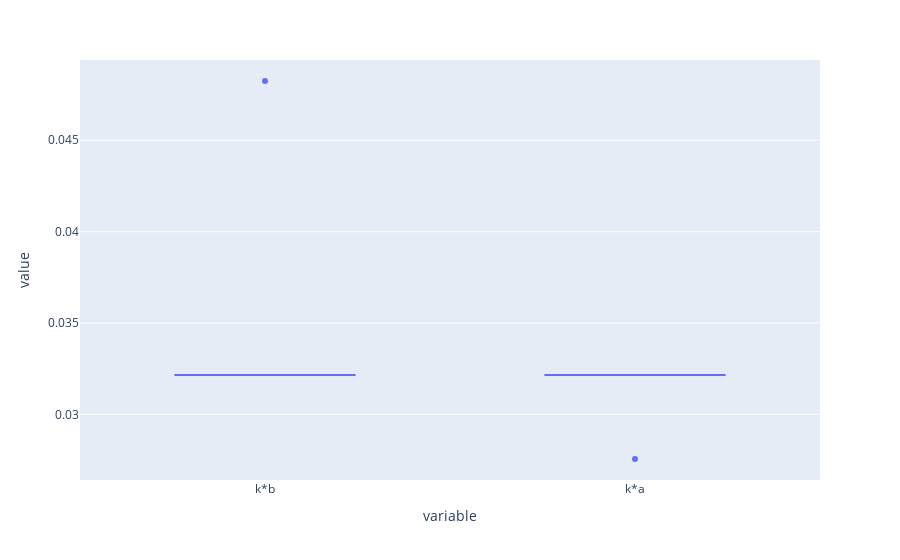

Notebook code cell kept with this figure:
### Markdown cell above
We can do the same with plotly instead of matplotlib to get immedeiate acces to the calculation.

### Code cell
import plotly.express as px
fig = px.box(Cu_slabs , y=["k*b", "k*a"], hover_name='Name', hover_data={'k1':True, 'k2':True})
fig.show()
#Hover with the mouse over the point

### Figure 1 — Plotly figure (JSON) as saved in the notebook; plotly's stock layout.template omitted (floating-point values rounded to 4 significant figures)
{"data": [{"alignmentgroup": "True", "customdata": [[7, 4], [6, 6], [6, 6], [6, 6], [6, 6], [6, 6], [6, 6], [0, 0], [7, 4], [6, 6], [6, 6], [6, 6], [6, 6], [6, 6], [6, 6], [0, 0]], "hovertemplate": "<b>%{hovertext}</b><br><br>variable=%{x}<br>value=%{y}<br>k1=%{customdata[0]}<br>k2=%{customdata[1]}<extra></extra>", "hovertext": ["100-clean-2x2x4", "100-clean-2x2x4-CO-1", "100-clean-2x2x4-O", "100-clean-2x2x4-H", "100-clean-2x2x4-OH-complete", "100-clean-2x2x4-OH-incomplete", "100-clean-2x2x4-OH-missmatch", "100-clean-2x2x4-OH-zeroAtoms", "100-clean-2x2x4", "100-clean-2x2x4-CO-1", "100-clean-2x2x4-O", "100-clean-2x2x4-H", "100-clean-2x2x4-OH-complete", "100-clean-2x2x4-OH-incomplete", "100-clean-2x2x4-OH-missmatch", "100-clean-2x2x4-OH-zeroAtoms"], "legendgroup": "", "marker": {"color": "#636efa"}, "name": "", "notched": false, "offsetgroup": "", "orientation": "v", "showlegend": false, "type": "box", "x": ["k*b", "k*b", "k*b", "k*b", "k*b", "k*b", "k*b", "k*b", "k*a", "k*a", "k*a", "k*a", "k*a", "k*a", "k*a", "k*a"], "x0": " ", "xaxis": "x", "y": [0.04824, 0.03216, 0.03216, 0.03216, 0.03216, 0.03216, 0.03216, null, 0.02757, 0.03216, 0.03216, 0.03216, 0.03216, 0.03216, 0.03216, null], "y0": " ", "yaxis": "y"}], "layout": {"boxmode": "group", "legend": {"tracegroupgap": 0}, "margin": {"t": 60}, "xaxis": {"anchor": "y", "domain": [0, 1], "title": {"text": "variable"}}, "yaxis": {"anchor": "x", "domain": [0, 1], "title": {"text": "value"}}}}
